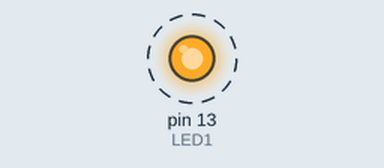
The sketch below on a simulated Arduino Uno, built with avr-gcc and run on an emulated ATmega328P. Parts: output pins drawn as LEDs (lit = HIGH). Dashed ring = blinking.

Above: at 0.1 s.
Timing chart, 0 to 3.0 s (numbered marks = the images above):
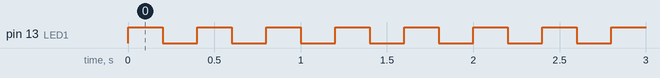

The sketch:

LED_High.ino
```cpp
#define LED1 13
void setup() {
  // put your setup code here, to run once:
  Serial.begin(115200);
  pinMode(LED1, OUTPUT);

}

void loop() {
  // put your main code here, to run repeatedly:
  digitalWrite(LED1,1);
  delay(200);
  digitalWrite(LED1,0);
  delay(200);

}
```

Measured:
- by itself, pin 13 (LED1): alternates HIGH for 0.20 s and LOW for 0.20 s
